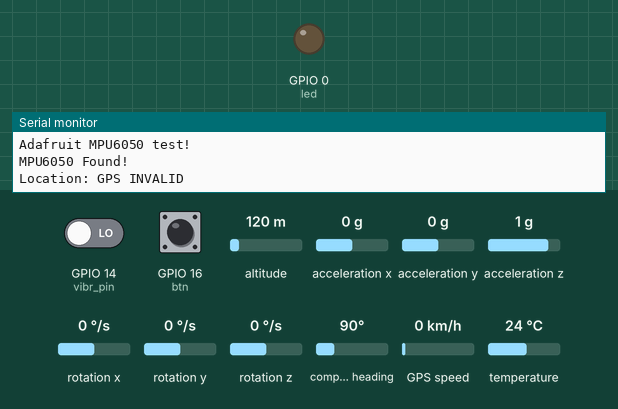
Recording of a sketch running on a simulated ESP8266 (NodeMCU). Parts: output pins drawn as LEDs (lit = HIGH), the last lines printed to the serial monitor. The inputs (shaded band) are chosen by the test bench; at power-on: acceleration x 0 g, GPIO 14 (vibr_pin) LOW, GPIO 16 (btn) LOW, altitude 120 m, acceleration y 0 g, acceleration z 1 g, rotation x 0 °/s, rotation y 0 °/s, rotation z 0 °/s, compass heading 90°, GPS speed 0 km/h, temperature 24 °C. WiFi joins after 1.5 s; servers stay silent unless stated; the GPS gets a fix after 3 s at 37.7749, -122.4194 with 8 satellites.

Above: at 3.1 s.
3.2 s: acceleration x set to -0.4 g
8.4 s: acceleration x set to -0.7 g
At 11.8 s:
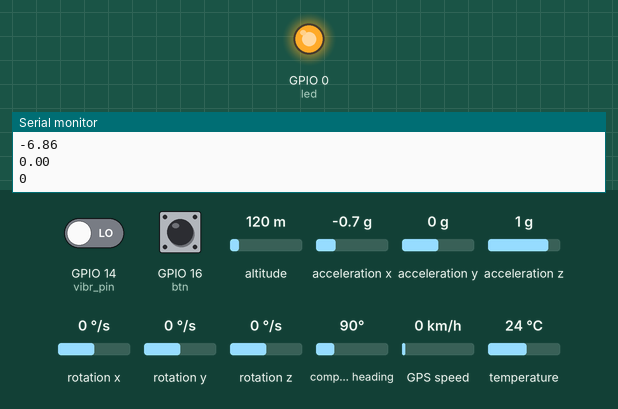
Timing chart, 0 to 64.2 s (numbered marks = the images above; inputs shaded):
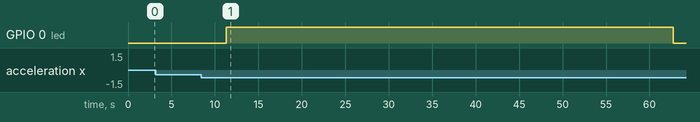

The sketch:

Accdident_Detect_Blynk2.ino
```cpp
#include <Adafruit_MPU6050.h>
#include <Adafruit_Sensor.h>
#include <Wire.h>
#include <TinyGPS++.h>
#include <SoftwareSerial.h>

#define BLYNK_PRINT Serial

#include <ESP8266WiFi.h>
#include <BlynkSimpleEsp8266.h>


char auth[] = "jx4iBNGpTZFavBbBBbOcslyoV9spRa1U";

//char ssid[] = "IamNotAvailable";
//char pass[] = "TelenorAvailable";

char ssid[] = "IamVirus";
char pass[] = "XiaomiVirus";


Adafruit_MPU6050 mpu;

// The TinyGPS++ object
TinyGPSPlus gps;

// The serial connection to the GPS device
SoftwareSerial ss(13, 15);  // RXPin = 13, TXPin = 15

#define vibr_pin 14
#define led 0
#define btn 16

unsigned long currentMillis = 0;
unsigned long previousMillis = 0;

const long interval = 60000;

bool acdnt = false;
bool btnvalue = false;

int gpsindex = 0;
float lat = 0;
float lon = 0;

void setup() {

  Serial.begin(115200);

  ss.begin(9600);

  pinMode(vibr_pin,INPUT);
  pinMode(led, OUTPUT);

  Blynk.begin(auth, ssid, pass);


  while (!Serial)
    delay(10);

  Serial.println("Adafruit MPU6050 test!");

  // Try to initialize!
  if (!mpu.begin()) {
    Serial.println("Failed to find MPU6050 chip");
//    while (1) {
//      delay(10);
//    }
  }

  Serial.println("MPU6050 Found!");

  mpu.setAccelerometerRange(MPU6050_RANGE_8_G);

  mpu.setGyroRange(MPU6050_RANGE_500_DEG);

  mpu.setFilterBandwidth(MPU6050_BAND_5_HZ);


  Serial.println("");
  delay(100);


//  myMap.location(gpsindex, gps.location.lat(), gps.location.lng(), "value");

}

void loop() {

   Blynk.run();

   currentMillis = millis();

  /* Get new sensor events with the readings */
  sensors_event_t a, g, temp;
  mpu.getEvent(&a, &g, &temp);


  long measurement = TP_init();

  delay(50);


  // This sketch displays information every time a new sentence is correctly encoded.
  while (ss.available() > 0)
    if (gps.encode(ss.read()))
      displayInfo();

  if (millis() > 5000 && gps.charsProcessed() < 10)
  {
    Serial.println(F("No GPS detected: check wiring."));
    while(true);
  }


    if( (a.acceleration.x > 5) || (a.acceleration.x < -5) || (a.acceleration.y > 5) || (a.acceleration.y < -5) || (measurement > 10000) ){

      Serial.println("Accident Detect");

      Serial.println(a.acceleration.x);
      Serial.println(a.acceleration.y);
      Serial.println(measurement);

      digitalWrite(led, HIGH);

      acdnt = true;


    }


    if(acdnt == true){

      btnvalue = digitalRead(btn);

      if (currentMillis - previousMillis >= interval) {

        previousMillis = currentMillis;

        Serial.println();
        Serial.print(lat, 6);
        Serial.print(F(","));
        Serial.println(lon, 6);

        String body = String("Latitude: ") + lat + ", " + "Longitute: " + lon;

      Blynk.notify("Accident Detect");

      Blynk.email("trafficvizz001@gmail.com", "Accident Detect", body);

      Serial.println("Mail Sending");
      digitalWrite(led, LOW);
      measurement = 0;
      acdnt = false;

      }

      else if(btnvalue == true){

        acdnt = false;
        digitalWrite(led, LOW);
        Serial.println("No Big Damage");

      }

    }


  delay(500);

}


long TP_init(){

  delay(10);
  long measurement = pulseIn (vibr_pin, HIGH);  //wait for the pin to get HIGH and returns measurement
  return measurement;

}


void displayInfo()
{
  Serial.print(F("Location: "));
  if (gps.location.isValid())
  {
    Serial.print(F("GPS OK"));
    lat = gps.location.lat();
    lon = gps.location.lng();

    Blynk.virtualWrite(V1,0, lat, lon, "value");
  }
  else
  {
    Serial.print(F("GPS INVALID"));
  }

  Serial.println();

  delay(200);

}
```

Measured:
- the behaviour switches between -0.5 and -0.6 g on acceleration x (found by bisection; images 0 and 1)
- after the input at 8.4 s, GPIO 0 (led): LOW → HIGH after 2.9 s, → LOW 51.4 s later
